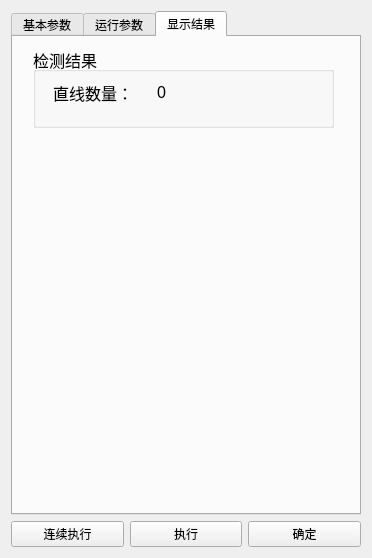
<?xml version="1.0" encoding="UTF-8"?>
<ui version="4.0">
 <class>LineParamsDialog</class>
 <widget class="QWidget" name="LineParamsDialog">
  <property name="geometry">
   <rect>
    <x>0</x>
    <y>0</y>
    <width>372</width>
    <height>558</height>
   </rect>
  </property>
  <property name="windowTitle">
   <string>Form</string>
  </property>
  <layout class="QVBoxLayout" name="verticalLayout_5">
   <item>
    <layout class="QVBoxLayout" name="verticalLayout_3">
     <item>
      <widget class="QTabWidget" name="tabWidget">
       <property name="styleSheet">
        <string notr="true"/>
       </property>
       <property name="currentIndex">
        <number>2</number>
       </property>
       <widget class="QWidget" name="tab">
        <attribute name="title">
         <string>基本参数</string>
        </attribute>
        <layout class="QHBoxLayout" name="horizontalLayout_21">
         <item>
          <layout class="QVBoxLayout" name="verticalLayout_4" stretch="2,8">
           <item>
            <widget class="QGroupBox" name="groupBox">
             <property name="font">
              <font>
               <pointsize>12</pointsize>
              </font>
             </property>
             <property name="title">
              <string>图像输入</string>
             </property>
             <layout class="QVBoxLayout" name="verticalLayout_7">
              <item>
               <layout class="QHBoxLayout" name="horizontalLayout_2" stretch="2,8">
                <item>
                 <widget class="QLabel" name="label">
                  <property name="font">
                   <font>
                    <pointsize>9</pointsize>
                   </font>
                  </property>
                  <property name="text">
                   <string>图像源：</string>
                  </property>
                 </widget>
                </item>
                <item>
                 <widget class="QComboBox" name="input_source">
                  <property name="font">
                   <font>
                    <pointsize>9</pointsize>
                   </font>
                  </property>
                  <property name="currentText">
                   <string/>
                  </property>
                  <property name="placeholderText">
                   <string>0 图像源1.图像</string>
                  </property>
                 </widget>
                </item>
               </layout>
              </item>
             </layout>
            </widget>
           </item>
           <item>
            <widget class="QGroupBox" name="groupBox_2">
             <property name="font">
              <font>
               <pointsize>12</pointsize>
              </font>
             </property>
             <property name="title">
              <string>ROI区域</string>
             </property>
             <widget class="QWidget" name="roi_params_widget" native="true">
              <property name="geometry">
               <rect>
                <x>10</x>
                <y>190</y>
                <width>311</width>
                <height>146</height>
               </rect>
              </property>
              <layout class="QVBoxLayout" name="verticalLayout_6">
               <item>
                <layout class="QVBoxLayout" name="verticalLayout_2">
                 <item>
                  <layout class="QHBoxLayout" name="horizontalLayout_5" stretch="2,8">
                   <item>
                    <widget class="QLabel" name="label_x">
                     <property name="font">
                      <font>
                       <pointsize>12</pointsize>
                      </font>
                     </property>
                     <property name="text">
                      <string>X:</string>
                     </property>
                    </widget>
                   </item>
                   <item>
                    <widget class="QSpinBox" name="spin_roi_x">
                     <property name="font">
                      <font>
                       <pointsize>12</pointsize>
                      </font>
                     </property>
                     <property name="maximum">
                      <number>10000</number>
                     </property>
                    </widget>
                   </item>
                  </layout>
                 </item>
                 <item>
                  <layout class="QHBoxLayout" name="horizontalLayout_6" stretch="2,8">
                   <item>
                    <widget class="QLabel" name="label_y">
                     <property name="font">
                      <font>
                       <pointsize>12</pointsize>
                      </font>
                     </property>
                     <property name="text">
                      <string>Y:</string>
                     </property>
                    </widget>
                   </item>
                   <item>
                    <widget class="QSpinBox" name="spin_roi_y">
                     <property name="font">
                      <font>
                       <pointsize>12</pointsize>
                      </font>
                     </property>
                     <property name="maximum">
                      <number>10000</number>
                     </property>
                    </widget>
                   </item>
                  </layout>
                 </item>
                 <item>
                  <layout class="QHBoxLayout" name="horizontalLayout_7" stretch="2,8">
                   <item>
                    <widget class="QLabel" name="label_w">
                     <property name="font">
                      <font>
                       <pointsize>12</pointsize>
                      </font>
                     </property>
                     <property name="text">
                      <string>W:</string>
                     </property>
                    </widget>
                   </item>
                   <item>
                    <widget class="QSpinBox" name="spin_roi_w">
                     <property name="font">
                      <font>
                       <pointsize>12</pointsize>
                      </font>
                     </property>
                     <property name="maximum">
                      <number>10000</number>
                     </property>
                    </widget>
                   </item>
                  </layout>
                 </item>
                 <item>
                  <layout class="QHBoxLayout" name="horizontalLayout_8" stretch="2,8">
                   <item>
                    <widget class="QLabel" name="label_h">
                     <property name="font">
                      <font>
                       <pointsize>12</pointsize>
                      </font>
                     </property>
                     <property name="text">
                      <string>H:</string>
                     </property>
                    </widget>
                   </item>
                   <item>
                    <widget class="QSpinBox" name="spin_roi_h">
                     <property name="font">
                      <font>
                       <pointsize>12</pointsize>
                      </font>
                     </property>
                     <property name="maximum">
                      <number>10000</number>
                     </property>
                    </widget>
                   </item>
                  </layout>
                 </item>
                </layout>
               </item>
              </layout>
             </widget>
             <widget class="QWidget" name="layoutWidget">
              <property name="geometry">
               <rect>
                <x>11</x>
                <y>31</y>
                <width>291</width>
                <height>125</height>
               </rect>
              </property>
              <layout class="QVBoxLayout" name="verticalLayout">
               <item>
                <layout class="QHBoxLayout" name="horizontalLayout">
                 <item>
                  <widget class="QLabel" name="label_2">
                   <property name="font">
                    <font>
                     <pointsize>12</pointsize>
                    </font>
                   </property>
                   <property name="text">
                    <string>ROI创建</string>
                   </property>
                  </widget>
                 </item>
                 <item>
                  <widget class="QRadioButton" name="roi_draw">
                   <property name="font">
                    <font>
                     <pointsize>12</pointsize>
                    </font>
                   </property>
                   <property name="text">
                    <string>绘制</string>
                   </property>
                  </widget>
                 </item>
                 <item>
                  <widget class="QRadioButton" name="roi_inherit">
                   <property name="font">
                    <font>
                     <pointsize>12</pointsize>
                    </font>
                   </property>
                   <property name="text">
                    <string>继承</string>
                   </property>
                  </widget>
                 </item>
                </layout>
               </item>
               <item>
                <layout class="QHBoxLayout" name="horizontalLayout_3" stretch="1,3">
                 <item>
                  <widget class="QLabel" name="label_3">
                   <property name="font">
                    <font>
                     <pointsize>12</pointsize>
                    </font>
                   </property>
                   <property name="text">
                    <string>形状</string>
                   </property>
                  </widget>
                 </item>
                 <item>
                  <widget class="QComboBox" name="comboBox">
                   <property name="font">
                    <font>
                     <pointsize>12</pointsize>
                    </font>
                   </property>
                   <item>
                    <property name="text">
                     <string>矩形</string>
                    </property>
                   </item>
                   <item>
                    <property name="text">
                     <string>圆</string>
                    </property>
                   </item>
                  </widget>
                 </item>
                </layout>
               </item>
               <item>
                <layout class="QHBoxLayout" name="horizontalLayout_10" stretch="3,7">
                 <item>
                  <widget class="QLabel" name="label_4">
                   <property name="font">
                    <font>
                     <pointsize>12</pointsize>
                    </font>
                   </property>
                   <property name="text">
                    <string>屏蔽形状</string>
                   </property>
                  </widget>
                 </item>
                 <item>
                  <widget class="QCheckBox" name="cb_hide_roi">
                   <property name="text">
                    <string>隐藏</string>
                   </property>
                  </widget>
                 </item>
                </layout>
               </item>
               <item>
                <layout class="QHBoxLayout" name="horizontalLayout_4" stretch="1,1,2">
                 <item>
                  <widget class="QLabel" name="label_5">
                   <property name="font">
                    <font>
                     <pointsize>12</pointsize>
                    </font>
                   </property>
                   <property name="text">
                    <string>位置修正</string>
                   </property>
                  </widget>
                 </item>
                 <item>
                  <widget class="QSlider" name="pos_correction_slider">
                   <property name="styleSheet">
                    <string notr="true">QSlider::groove:horizontal {
            border: none;
            background: #cccccc;
            height: 18px;
            border-radius: 9px;
            margin: 0px 0px 0px 0px;
            min-width: 40px;
        }
        QSlider::handle:horizontal {
            background: #ffffff;
            border: 1px solid #a0a0a0;
            width: 16px;
            height: 16px;
            margin: -8px 0px; 
            border-radius: 8px;
        }
        QSlider::sub-page:horizontal {
            background: #e67e22;
            border-radius: 9px;
        }</string>
                   </property>
                   <property name="maximum">
                    <number>1</number>
                   </property>
                   <property name="pageStep">
                    <number>1</number>
                   </property>
                   <property name="orientation">
                    <enum>Qt::Horizontal</enum>
                   </property>
                  </widget>
                 </item>
                 <item>
                  <spacer name="horizontalSpacer">
                   <property name="orientation">
                    <enum>Qt::Horizontal</enum>
                   </property>
                   <property name="sizeHint" stdset="0">
                    <size>
                     <width>40</width>
                     <height>20</height>
                    </size>
                   </property>
                  </spacer>
                 </item>
                </layout>
               </item>
              </layout>
             </widget>
             <widget class="QWidget" name="layoutWidget">
              <property name="geometry">
               <rect>
                <x>30</x>
                <y>160</y>
                <width>281</width>
                <height>31</height>
               </rect>
              </property>
              <layout class="QHBoxLayout" name="horizontalLayout_11" stretch="1,2,1">
               <item>
                <widget class="QPushButton" name="pushButton">
                 <property name="font">
                  <font>
                   <pointsize>12</pointsize>
                   <bold>true</bold>
                  </font>
                 </property>
                 <property name="text">
                  <string>框选</string>
                 </property>
                </widget>
               </item>
               <item>
                <spacer name="horizontalSpacer_2">
                 <property name="orientation">
                  <enum>Qt::Horizontal</enum>
                 </property>
                 <property name="sizeHint" stdset="0">
                  <size>
                   <width>40</width>
                   <height>20</height>
                  </size>
                 </property>
                </spacer>
               </item>
               <item>
                <widget class="QPushButton" name="btn_roi_toggle">
                 <property name="font">
                  <font>
                   <pointsize>12</pointsize>
                   <bold>true</bold>
                  </font>
                 </property>
                 <property name="styleSheet">
                  <string notr="true">QPushButton {
    background-color: transparent;
    border: none;
    color: #666666; /* 对应图中的浅灰色 */
    font-weight: bold;
    text-align: left;
}</string>
                 </property>
                 <property name="text">
                  <string>ROI参数</string>
                 </property>
                 <property name="flat">
                  <bool>true</bool>
                 </property>
                </widget>
               </item>
              </layout>
             </widget>
            </widget>
           </item>
          </layout>
         </item>
        </layout>
       </widget>
       <widget class="QWidget" name="tab_2">
        <attribute name="title">
         <string>运行参数</string>
        </attribute>
        <layout class="QHBoxLayout" name="horizontalLayout_20">
         <item>
          <widget class="QGroupBox" name="groupBox_3">
           <property name="font">
            <font>
             <pointsize>12</pointsize>
            </font>
           </property>
           <property name="title">
            <string>运行参数</string>
           </property>
           <layout class="QHBoxLayout" name="horizontalLayout_17">
            <item>
             <layout class="QVBoxLayout" name="verticalLayout_8">
              <item>
               <layout class="QHBoxLayout" name="horizontalLayout_12" stretch="1,2">
                <item>
                 <widget class="QLabel" name="canny_low">
                  <property name="text">
                   <string>Canny低阈值:</string>
                  </property>
                 </widget>
                </item>
                <item>
                 <widget class="QSpinBox" name="spin_canny_low">
                  <property name="maximum">
                   <number>500</number>
                  </property>
                  <property name="value">
                   <number>50</number>
                  </property>
                 </widget>
                </item>
               </layout>
              </item>
              <item>
               <layout class="QHBoxLayout" name="horizontalLayout_13" stretch="1,2">
                <item>
                 <widget class="QLabel" name="canny_high">
                  <property name="text">
                   <string>Canny高阈值:</string>
                  </property>
                 </widget>
                </item>
                <item>
                 <widget class="QSpinBox" name="spin_canny_high">
                  <property name="maximum">
                   <number>500</number>
                  </property>
                  <property name="value">
                   <number>150</number>
                  </property>
                 </widget>
                </item>
               </layout>
              </item>
              <item>
               <layout class="QHBoxLayout" name="horizontalLayout_14" stretch="1,2">
                <item>
                 <widget class="QLabel" name="threshold">
                  <property name="text">
                   <string>累加器阈值:</string>
                  </property>
                 </widget>
                </item>
                <item>
                 <widget class="QSpinBox" name="spin_hough_threshold">
                  <property name="maximum">
                   <number>1000</number>
                  </property>
                  <property name="value">
                   <number>100</number>
                  </property>
                 </widget>
                </item>
               </layout>
              </item>
              <item>
               <layout class="QHBoxLayout" name="horizontalLayout_15" stretch="1,2">
                <item>
                 <widget class="QLabel" name="min_line_length">
                  <property name="text">
                   <string>最小线段长度:</string>
                  </property>
                 </widget>
                </item>
                <item>
                 <widget class="QSpinBox" name="spin_min_line_length">
                  <property name="maximum">
                   <number>1000</number>
                  </property>
                  <property name="value">
                   <number>100</number>
                  </property>
                 </widget>
                </item>
               </layout>
              </item>
              <item>
               <layout class="QHBoxLayout" name="horizontalLayout_16" stretch="1,2">
                <item>
                 <widget class="QLabel" name="label_10">
                  <property name="text">
                   <string>最大线段间隙:</string>
                  </property>
                 </widget>
                </item>
                <item>
                 <widget class="QSpinBox" name="spin_max_line_gap">
                  <property name="maximum">
                   <number>500</number>
                  </property>
                  <property name="value">
                   <number>10</number>
                  </property>
                 </widget>
                </item>
               </layout>
              </item>
             </layout>
            </item>
           </layout>
          </widget>
         </item>
        </layout>
       </widget>
       <widget class="QWidget" name="tab_3">
        <attribute name="title">
         <string>显示结果</string>
        </attribute>
        <widget class="QGroupBox" name="groupBox_4">
         <property name="geometry">
          <rect>
           <x>20</x>
           <y>10</y>
           <width>301</width>
           <height>81</height>
          </rect>
         </property>
         <property name="font">
          <font>
           <pointsize>12</pointsize>
          </font>
         </property>
         <property name="title">
          <string>检测结果</string>
         </property>
         <widget class="QWidget" name="layoutWidget">
          <property name="geometry">
           <rect>
            <x>20</x>
            <y>30</y>
            <width>201</width>
            <height>31</height>
           </rect>
          </property>
          <layout class="QHBoxLayout" name="horizontalLayout_18">
           <item>
            <widget class="QLabel" name="label_6">
             <property name="text">
              <string>直线数量：</string>
             </property>
            </widget>
           </item>
           <item>
            <widget class="QLabel" name="label_7">
             <property name="text">
              <string>0</string>
             </property>
            </widget>
           </item>
          </layout>
         </widget>
        </widget>
       </widget>
      </widget>
     </item>
     <item>
      <layout class="QHBoxLayout" name="horizontalLayout_9">
       <item>
        <widget class="QPushButton" name="btn_cont">
         <property name="text">
          <string>连续执行</string>
         </property>
        </widget>
       </item>
       <item>
        <widget class="QPushButton" name="btn_run">
         <property name="text">
          <string>执行</string>
         </property>
        </widget>
       </item>
       <item>
        <widget class="QPushButton" name="btn_ok">
         <property name="text">
          <string>确定</string>
         </property>
        </widget>
       </item>
      </layout>
     </item>
    </layout>
   </item>
  </layout>
 </widget>
 <resources/>
 <connections/>
</ui>
